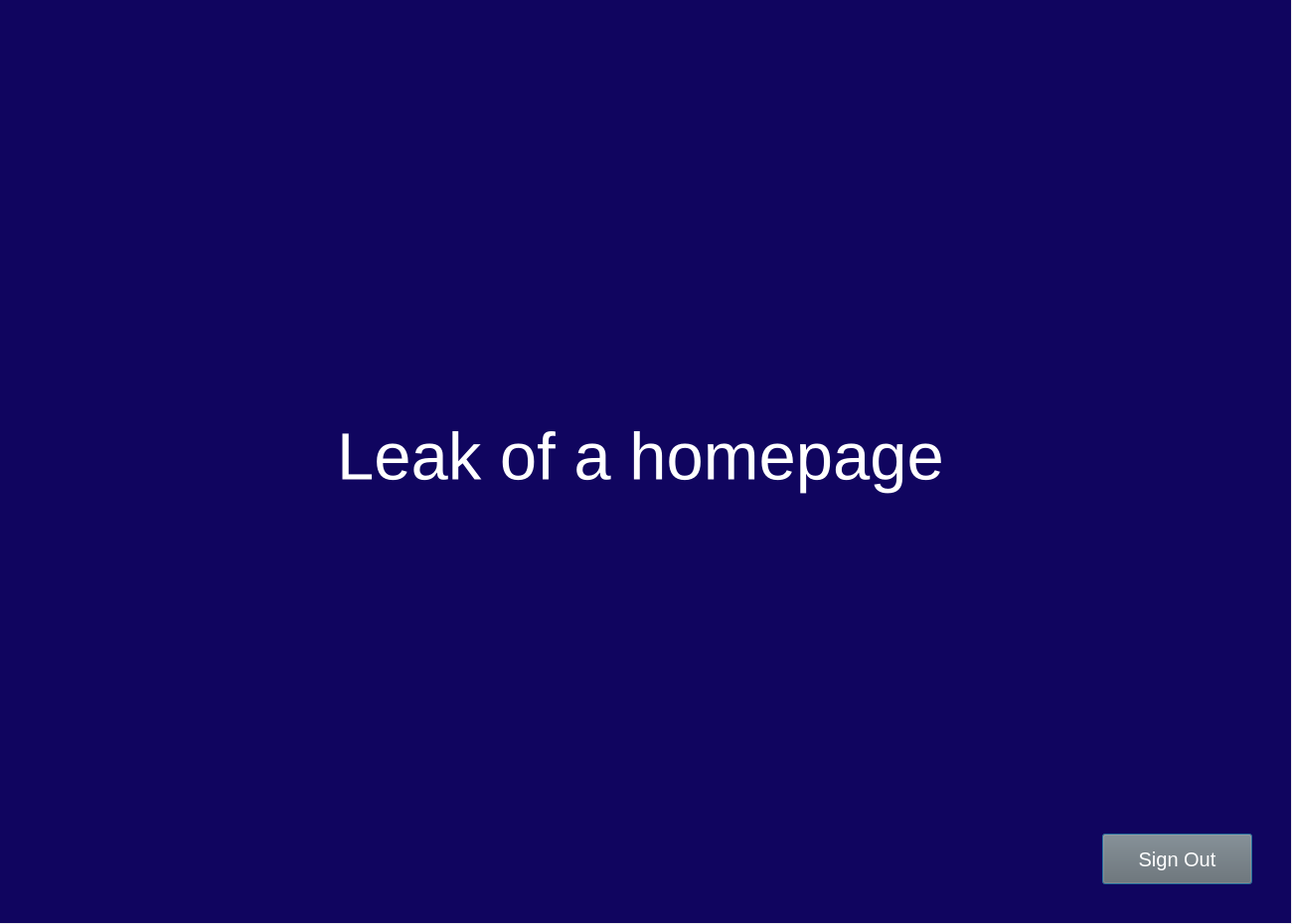
<?xml version="1.0" encoding="UTF-8"?>
<ui version="4.0">
 <class>Dialog</class>
 <widget class="QDialog" name="Dialog">
  <property name="geometry">
   <rect>
    <x>0</x>
    <y>0</y>
    <width>1300</width>
    <height>930</height>
   </rect>
  </property>
  <property name="windowTitle">
   <string>Dialog</string>
  </property>
  <widget class="QWidget" name="widget" native="true">
   <property name="geometry">
    <rect>
     <x>-1</x>
     <y>-1</y>
     <width>1300</width>
     <height>930</height>
    </rect>
   </property>
   <property name="styleSheet">
    <string notr="true">background-color: rgb(97, 69, 255);
background-color: rgb(16, 5, 95);</string>
   </property>
   <widget class="QLabel" name="label">
    <property name="geometry">
     <rect>
      <x>340</x>
      <y>330</y>
      <width>661</width>
      <height>261</height>
     </rect>
    </property>
    <property name="font">
     <font>
      <pointsize>50</pointsize>
     </font>
    </property>
    <property name="styleSheet">
     <string notr="true">color: rgb(255, 255, 255);</string>
    </property>
    <property name="text">
     <string>Leak of a homepage</string>
    </property>
   </widget>
   <widget class="QPushButton" name="sign_out">
    <property name="geometry">
     <rect>
      <x>1110</x>
      <y>840</y>
      <width>151</width>
      <height>51</height>
     </rect>
    </property>
    <property name="font">
     <font>
      <pointsize>15</pointsize>
     </font>
    </property>
    <property name="styleSheet">
     <string notr="true">color: rgb(255, 255, 255);
background-color: rgb(107, 107, 107);</string>
    </property>
    <property name="text">
     <string>Sign Out</string>
    </property>
   </widget>
  </widget>
 </widget>
 <resources/>
 <connections/>
</ui>
